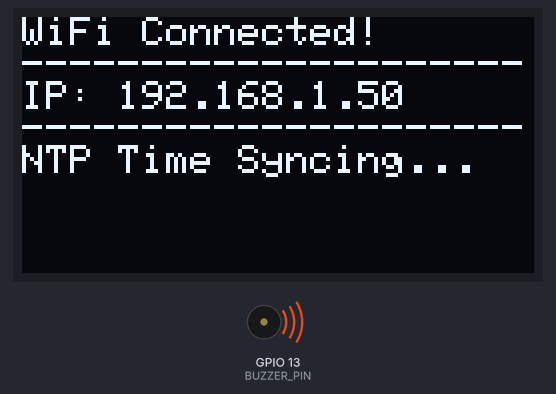
Recording of a sketch running on a simulated ESP8266 (NodeMCU). Parts: 128×64 one-colour display, buzzer (waves = sounding). WiFi joins after 1.5 s; servers stay silent unless stated; the local clock reads 2024-03-15 10:24:30 at power-on unless the sketch sets it; what the sketch prints to the serial monitor is not drawn.

Above: at 1.7 s.
At 2.1 s:
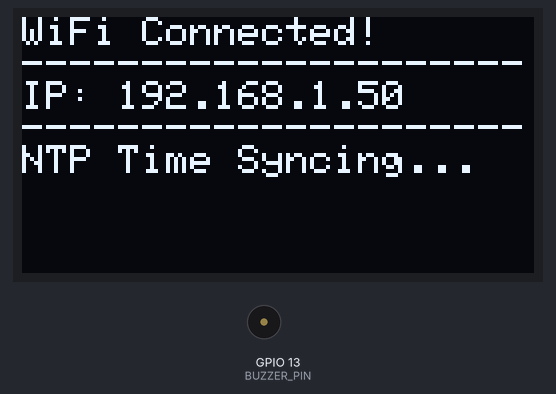
At 3.4 s:
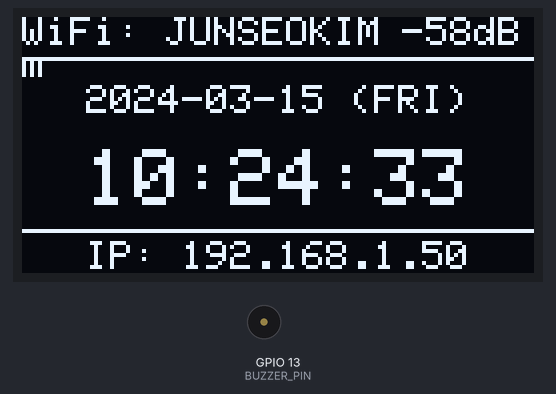
At 38.3 s:
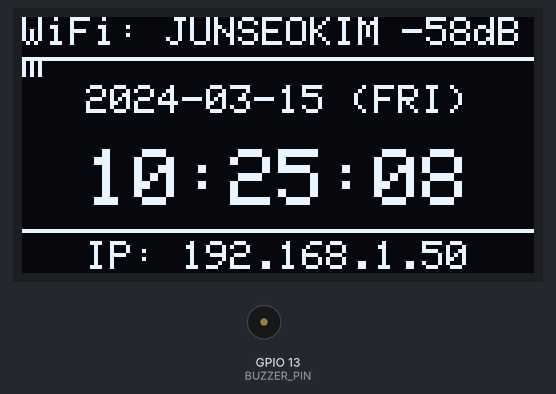
Timing chart, 0 to 39.8 s (numbered marks = the images above):
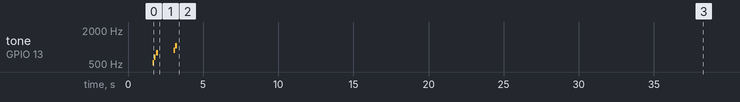

The sketch:

WifiTime.ino
```cpp
#include <ESP8266WiFi.h>
#include <time.h>
#include <Wire.h>
#include <Adafruit_GFX.h>
#include <Adafruit_SSD1306.h>

#define SCREEN_WIDTH 128
#define SCREEN_HEIGHT 64
#define OLED_RESET -1
#define SCREEN_ADDRESS 0x3C

// 이전 약속한 사용자 규칙에 따른 OLED 핀 맵
#define OLED_SDA 14 // D5 (GPIO 14)
#define OLED_SCL 12 // D6 (GPIO 12)

// 패시브 부저 연결 핀 (D7 = GPIO 13)
#define BUZZER_PIN 13

// 와이파이 상세 정보
const char* ssid = "JUNSEOKIM";
const char* password = "91879717";

Adafruit_SSD1306 display(SCREEN_WIDTH, SCREEN_HEIGHT, &Wire, OLED_RESET);

// 부저 알림음 패턴 정의
void playConnectSound() {
  tone(BUZZER_PIN, 523, 100); delay(120); // 도
  tone(BUZZER_PIN, 659, 100); delay(120); // 미
  tone(BUZZER_PIN, 784, 150); delay(180); // 솔
  noTone(BUZZER_PIN);
}

void playSyncSound() {
  tone(BUZZER_PIN, 880, 80); delay(100);  // 라
  tone(BUZZER_PIN, 1047, 120); delay(150); // 높은 도
  noTone(BUZZER_PIN);
}

void setup() {
  Serial.begin(115200);
  pinMode(BUZZER_PIN, OUTPUT);

  // I2C 디스플레이 핀 설정 및 초기화
  Wire.begin(OLED_SDA, OLED_SCL);
  if(!display.begin(SSD1306_SWITCHCAPVCC, SCREEN_ADDRESS)) {
    Serial.println(F("SSD1306 allocation failed"));
    for(;;);
  }

  display.clearDisplay();
  display.setTextColor(SSD1306_WHITE);

  // 1. 와이파이 연결 시도
  Serial.println();
  Serial.print("Connecting to ");
  Serial.println(ssid);

  WiFi.begin(ssid, password);

  int dotCount = 0;
  while (WiFi.status() != WL_CONNECTED) {
    delay(500);
    Serial.print(".");

    // OLED 대기 화면 렌더링
    display.clearDisplay();
    display.setTextSize(1);
    display.setCursor(0, 0);
    display.println(F("Connecting to WiFi:"));
    display.println(ssid);
    display.println();

    // 점이 늘어나는 프로그레스 바 형태 표현
    display.print(F("Connecting"));
    for (int i = 0; i < dotCount; i++) {
      display.print(F("."));
    }
    display.println();
    display.display();

    dotCount = (dotCount + 1) % 6;
  }

  // 와이파이 연결 성공
  Serial.println("");
  Serial.println("WiFi connected");
  Serial.println("IP address: ");
  Serial.println(WiFi.localIP());

  // OLED에 IP 표시
  display.clearDisplay();
  display.setTextSize(1);
  display.setCursor(0, 0);
  display.println(F("WiFi Connected!"));
  display.println(F("---------------------"));
  display.print(F("IP: "));
  display.println(WiFi.localIP().toString());
  display.println(F("---------------------"));
  display.println(F("NTP Time Syncing..."));
  display.display();

  playConnectSound();
  delay(1000);

  // 2. NTP 서버 환경설정 (한국 표준시 UTC+9 = 9 * 3600초 적용, DST 적용 안함)
  configTime(9 * 3600, 0, "pool.ntp.org", "time.nist.gov", "time.windows.com");

  // NTP 서버로부터 정상 시간(1970년 기본값이 아닌 실제 타임스탬프)을 받아올 때까지 대기
  Serial.println("Waiting for NTP time sync...");
  time_t now = time(nullptr);
  while (now < 8 * 3600 * 2) { // 약 1970년 초기 값이 유지 중인 경우 대기
    delay(500);
    Serial.print("*");
    now = time(nullptr);
  }
  Serial.println("");
  Serial.println("Time synchronized!");

  playSyncSound();
}

void loop() {
  // 현재 시간 획득
  time_t now = time(nullptr);
  struct tm* timeinfo = localtime(&now);

  // 시리얼 모니터 시간 출력
  Serial.printf("%04d-%02d-%02d %02d:%02d:%02d\n",
                timeinfo->tm_year + 1900,
                timeinfo->tm_mon + 1,
                timeinfo->tm_mday,
                timeinfo->tm_hour,
                timeinfo->tm_min,
                timeinfo->tm_sec);

  // 3. OLED 실시간 시계 화면 렌더링
  display.clearDisplay();

  // 상단 바 (바 스타일의 가로선과 Wi-Fi 신호 상태 강도 텍스트)
  display.setTextSize(1);
  display.setCursor(0, 0);
  display.print(F("WiFi: "));
  display.print(ssid);

  // RSSI(수신 신호 강도)에 따른 막대바 또는 텍스트 표현
  long rssi = WiFi.RSSI();
  display.setCursor(95, 0);
  display.printf("%ddBm", rssi);

  display.drawLine(0, 10, SCREEN_WIDTH - 1, 10, SSD1306_WHITE);

  // 날짜 출력 (중앙상단)
  display.setTextSize(1);
  char dateBuffer[32];
  const char* wday_name[] = {"SUN", "MON", "TUE", "WED", "THU", "FRI", "SAT"};
  sprintf(dateBuffer, "%04d-%02d-%02d (%s)",
          timeinfo->tm_year + 1900,
          timeinfo->tm_mon + 1,
          timeinfo->tm_mday,
          wday_name[timeinfo->tm_wday]);

  // 가로 방향 가운데 정렬 연산
  int dateWidth = strlen(dateBuffer) * 6; // 1사이즈 폰트 가로 6픽셀
  display.setCursor((SCREEN_WIDTH - dateWidth) / 2, 17);
  display.print(dateBuffer);

  // 시간 출력 (중앙, 큼직하게 2사이즈 폰트)
  display.setTextSize(2);
  char timeBuffer[16];
  sprintf(timeBuffer, "%02d:%02d:%02d",
          timeinfo->tm_hour,
          timeinfo->tm_min,
          timeinfo->tm_sec);

  int timeWidth = strlen(timeBuffer) * 12; // 2사이즈 폰트 가로 12픽셀
  display.setCursor((SCREEN_WIDTH - timeWidth) / 2, 33);
  display.print(timeBuffer);

  // 하단 바 장식 (디자인 완성도)
  display.drawLine(0, 53, SCREEN_WIDTH - 1, 53, SSD1306_WHITE);
  display.setTextSize(1);

  char ipBuffer[32];
  sprintf(ipBuffer, "IP: %s", WiFi.localIP().toString().c_str());
  int ipWidth = strlen(ipBuffer) * 6;
  display.setCursor((SCREEN_WIDTH - ipWidth) / 2, 56);
  display.print(ipBuffer);

  display.display();

  // 1초 단위로 화면 업데이트 (NTP 서버에 부하를 주지 않고 로컬 RTC 기준 카운팅을 매초 렌더링)
  delay(1000);
}
```

Measured:
- what the display in image 0 shows lasts 1.7 s, from 1.6 s to 3.3 s
- what the display in image 2 shows lasts 1.1 s, from 3.3 s to 4.4 s
